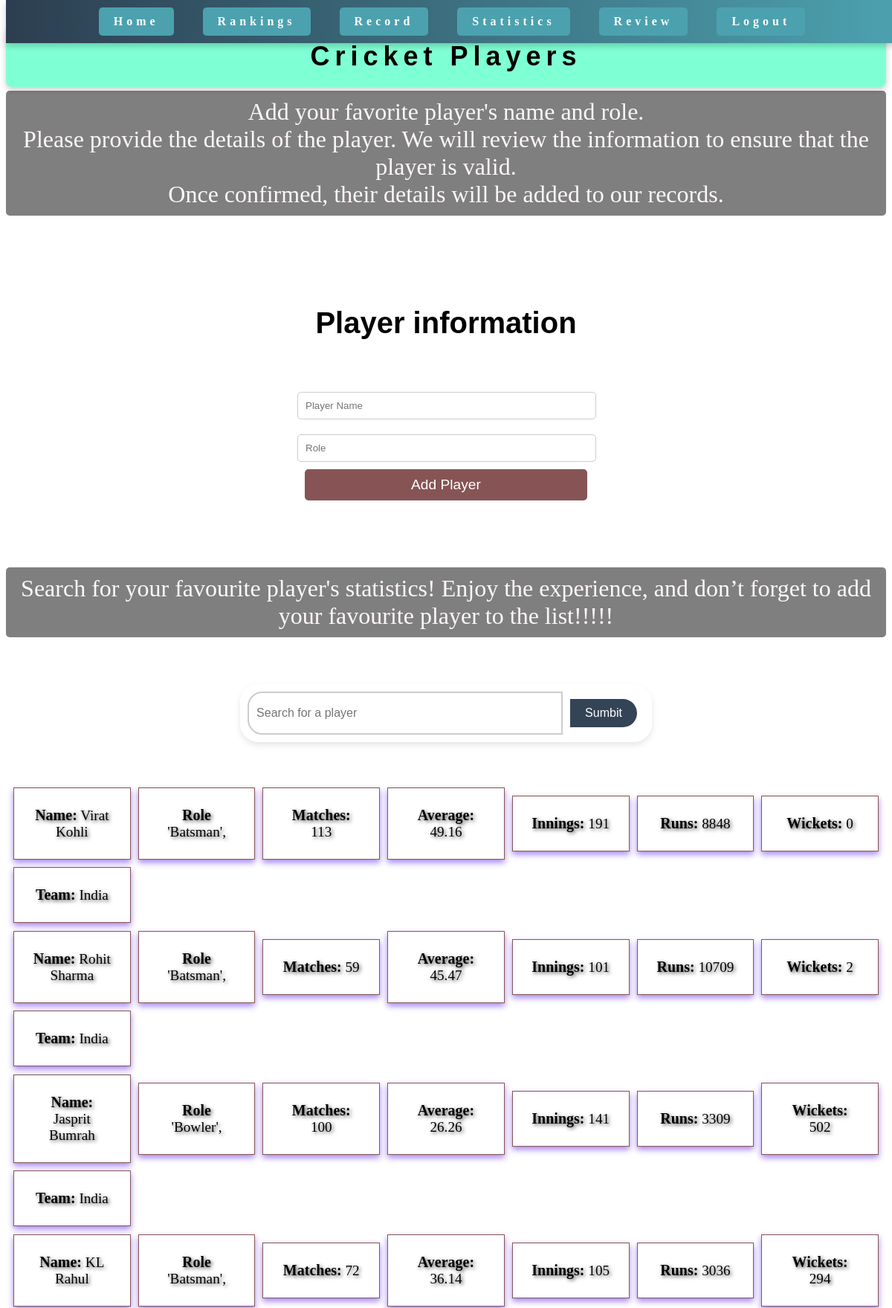
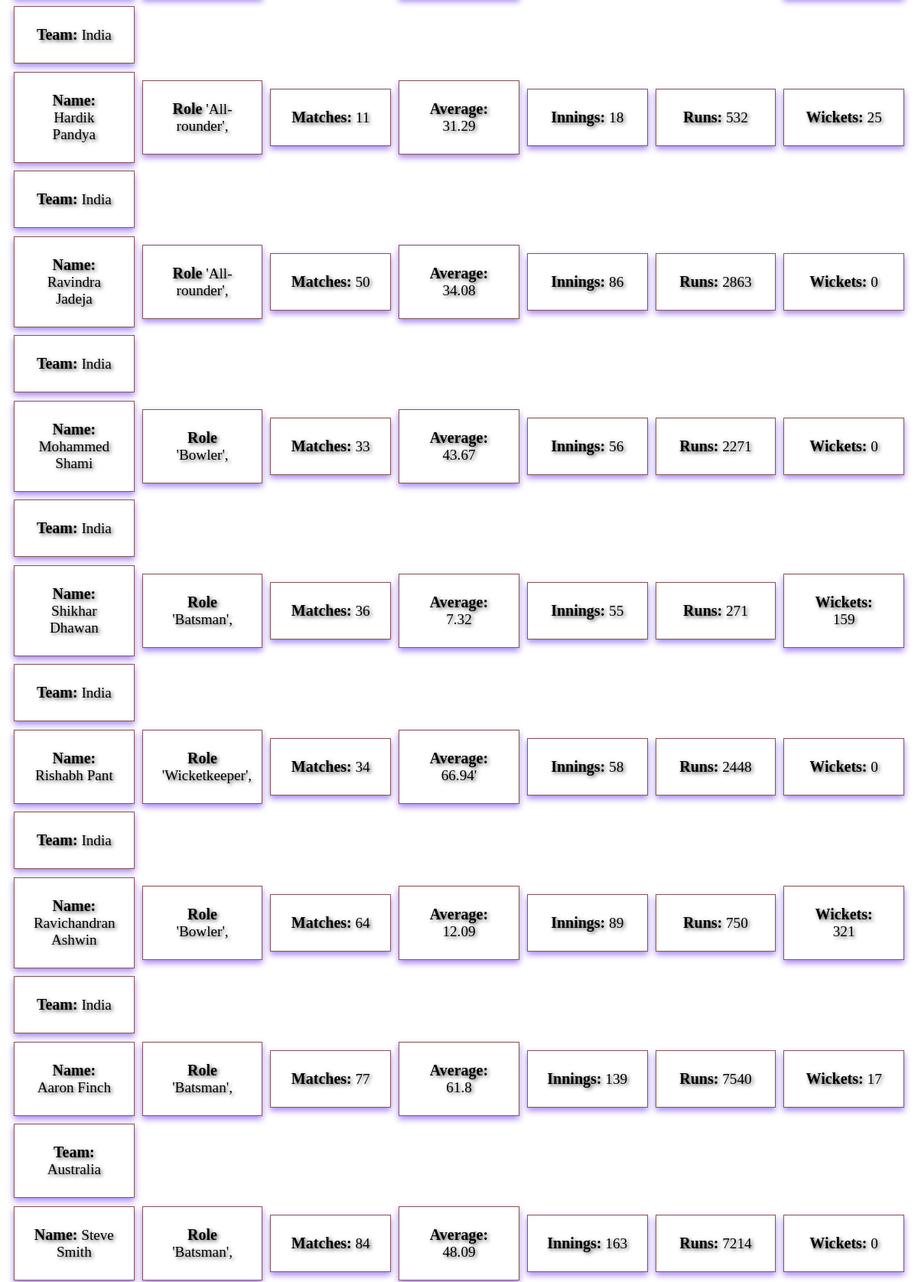
The app's page /Players (upper part) with its own data (2 pictures, top to bottom).
### tables this page shows
CREATE TABLE Matches ("Match id" INTEGER PRIMARY KEY, Playerid INTEGER REFERENCES Player (PlayerId), Matches INTEGER, Innings INTEGER, Runs INTEGER, Wickets INTEGER, Average INTEGER, Team TEXT);

CREATE TABLE Player (PlayerId INTEGER PRIMARY KEY, PlayerName TEXT UNIQUE, Role TEXT, Verified INTEGER DEFAULT 1);

### routes.py (the view)
@app.route('/Players')
def Players():
    conn = sqlite3.connect('Cricket.db.db')
    cur = conn.cursor()
    cur.execute("""
        SELECT
            Player.PlayerName,
            Player.Role,
            Matches.Matches,
            Matches.Average,
            Matches.Innings,
            Matches.Runs,
            Matches.Wickets,
            Matches.Team
        FROM
            Player
        INNER JOIN
            Matches
        ON
            Player.PlayerId = Matches.PlayerId
        WHERE
            Player.Verified = 1;  -- Only select approved players
    """)
    Crickets = cur.fetchall()  # Fetch all results
    return render_template("Players.html", Crickets=Crickets)  # Render players page

### templates/Players.html (shortened to what this page needs)
<!DOCTYPE html>
<html lang="en">
<head>
    <link rel="stylesheet" href="/static/style.css">
</head>
<nav class="Cric">
    <strong><a href="/about">Home</a></strong>
    <strong><a href="/Ranking">Rankings</a></strong>
    <strong><a href="/Record">Record</a></strong>
    <strong><a href="/Stats">Statistics</a></strong>
    <strong><a href="/Review">Review</a></strong>
    <strong><a href="/login">Logout</a></strong>
</nav>
<body class="player-body">
    <h1 class="stats1">Cricket Players</h1>
    <p class="Instruction-player">Add your favorite player's name and role.<br>
        Please provide the details of the player. We will review the information to ensure that the player is valid.<br>
        Once confirmed, their details will be added to our records.</p>
    <div class="login">
        <div class="login-box">
            <p class="playerp">Player information</p>
            <form class="Player-form" action="{{ url_for('addplayer') }}" method="post">
                <input class="form-input" type="text" name="player_name" placeholder="Player Name" required>
                <input class="form-input" type="text" name="role" placeholder="Role" required>
                <button class="form-button" type="submit">Add Player</button>
            </form>
        </div>
    </div>
<p class="Instruction-player"> Search for your favourite player's statistics!
    Enjoy the experience, and don’t forget to add your favourite player to the list!!!!!
</p>
<div class="Serach-bar">
    <form action="{{url_for('search')}}" method="GET">
        <input type="text" name="query" placeholder="Search for a player" required>
       <div class="sumbit"> <button type="submit">Sumbit</button>
</div>
    </form>
</div>
    <div class="Ranking-grid">
        {% for Cricket in Crickets %}
        <div class="Brid">
            <div class="item"><strong class="Title-column">Name:</strong> {{ Cricket[0] }}</div>
            <div class="item"><strong class="Title-column">Role</strong> {{ Cricket[1] }}</div>
            <div class="item"><strong class="Title-column">Matches:</strong> {{ Cricket[2] }}</div>
            <div class="item"><strong class="Title-column">Average:</strong> {{ Cricket[3] }}</div>
            <div class="item"><strong class="Title-column">Innings:</strong> {{ Cricket[4] }}</div>
            <div class="item"><strong class="Title-column">Runs:</strong> {{ Cricket[5] }}</div>
            <div class="item"><strong class="Title-column">Wickets:</strong> {{ Cricket[6] }}</div>
            <div class="item"><strong class="Title-column">Team:</strong> {{ Cricket[7] }}</div>
        </div>
        {% endfor %}
    </div>
</body>
</html>

### static/style.css (style rules this page uses)
.Cric { position: fixed; top: 0; width: 100%; background: linear-gradient(to right, #2c3e50, #4ca1af); padding: 10px 0; box-shadow: 0 4px 8px rgba(0, 0, 0, 0.2); text-align: center; letter-spacing: 5px; z-index: 1; }
.Cric a { display: inline-block; margin: 0 15px; padding: 10px 20px; background-color: #4ca1af; color: white; text-decoration: none; font-size: 16px; border-radius: 5px; transition: background-color 0.3s ease; }
h1 { font-size: 100px; margin: 0; color: #e74c3c; }
p { font-size: 20px; margin: 10px 0; }
a { display: inline-block; padding: 10px 20px; font-size: 18px; color: #db5151; background-color: #3498db; border-radius: 8px; }
.stats1 { position: relative; top:15px; text-align: center; font-size: 36px; padding: 20px; background-color: aquamarine; color: black; font-family: 'Trebuchet MS', 'Lucida Sans Unicode', 'Lucida Grande', 'Lucida Sans', Arial, sans-serif; margin-top: 20px; margin-bottom: 20px; letter-spacing: 7px; border-radius: 8px; box-shadow: 0 4px 8px rgba(0, 0, 0, 0.2); }
form { position: relative; display: flex; flex-direction: column; top: 20px; widows: 100%; }
.form-input { width: calc(100% - 20px); padding: 10px; margin: 10px 0; border: 1px solid #ccc; border-radius: 5px; }
.form-button { position: relative; bottom: 10px; background-color: #865454; color: white; border: none; padding: 10px 15px; border-radius: 5px; cursor: pointer; font-size: larger; transition: background-color 0.3s; }
.login { flex: 1; display: flex; justify-content: center; align-items: center; height: 100%; padding: 20px; }
.login-box { background: white; padding: 60px; border-radius: 50px; box-shadow: 0 4px 8px rgba (0,0,0,0.2); max-width: 400px; width: 100%; }
.Instruction-player { text-align: center; text-decoration: double; font-size: xx-large; color: rgb(254, 247, 247); background-color: rgba(0, 0, 0, 0.5); padding: 10px; border-radius: 5px; }
.player-body { background-image: url('https://media.gettyimages.com/id/1776075350/photo/kolkata-india-spectators-react-in-the-crowd-during-the-icc-mens-cricket-world-cup-india-2023.jpg?s=612x612&w=0&k=20&c=mbm9NJZsFf4FIyx7It7l2o2jEI_nsX-TNoHFJC60YiQ='); background-repeat: no-repeat; background-size: cover; background-position: center; background-attachment: fixed; position: relative; }
.playerp { font-family: Arial, "Helvetica Neue", Helvetica, sans-serif; font-size: 40px; font-weight: bolder; text-align: center; }
.Title-column { font-size: 20px; color: rgb(0, 0, 0); }
.Serach-bar { display: flex; justify-content: center; align-items: center; height: 100px; margin-top: 20px; }
.Serach-bar form { display: flex; flex-direction: row; background: rgba(255, 255, 255, 0.8); padding: 10px; border-radius: 25px; box-shadow: 0 4px 8px rgba(0, 0, 0, 0.1); }
.Serach-bar input[type="text"] { padding: 10px; border: 2px solid #ccc; border-radius: 20px 0 0 20px; width: 400px; font-size: 16px; outline: none; }
.sumbit button[type="submit"] { position: static; padding: 10px 20px; border: none; background-color: #334456; color: white; cursor: pointer; border-radius: 0 20px 20px 0; font-size: 16px; }
p { margin-bottom: 1em; }
a { color: #0e1012; text-decoration: underline; }
.Ranking-grid { display: flex; flex-direction: column; gap:11px; padding: 10px; margin-top: 60px; }
.Brid { display: grid; grid-template-columns: repeat(auto-fit, minmax(150px, 1fr)); gap: 10px; align-items: center; color: #ffffff; text-shadow: 2px 2px 5px rgba(0, 0, 0, 0.7); }
.item { background-color: rgba(255, 255, 255, 0.8); text-align: center; padding: 25px; border: 1px solid #865454; font-size: larger; box-shadow: 0 4px 8px rgb(165, 133, 241); color: #000; }
button { padding: 60px 90px; border: none; border-radius: 5px; background-color: #007bff; color: white; font-size: 20px; cursor: pointer; margin: 10px; position: relative; bottom: 45px; }

### records on screen
Matches: PlayerName "Virat Kohli", Role "'Batsman',", Matches "113", Average "49.16", Innings "191", Runs "8848", Wickets "0", Team "India"
Matches: PlayerName "Rohit Sharma", Role "'Batsman',", Matches "59", Average "45.47", Innings "101", Runs "10709", Wickets "2", Team "India"
Matches: PlayerName "Jasprit Bumrah", Role "'Bowler',", Matches "100", Average "26.26", Innings "141", Runs "3309", Wickets "502", Team "India"
Matches: PlayerName "KL Rahul", Role "'Batsman',", Matches "72", Average "36.14", Innings "105", Runs "3036", Wickets "294", Team "India"
Matches: PlayerName "Hardik Pandya", Role "'All-rounder',", Matches "11", Average "31.29", Innings "18", Runs "532", Wickets "25", Team "India"
Matches: PlayerName "Ravindra Jadeja", Role "'All-rounder',", Matches "50", Average "34.08", Innings "86", Runs "2863", Wickets "0", Team "India"
Matches: PlayerName "Mohammed Shami", Role "'Bowler',", Matches "33", Average "43.67", Innings "56", Runs "2271", Wickets "0", Team "India"
Matches: PlayerName "Shikhar Dhawan", Role "'Batsman',", Matches "36", Average "7.32", Innings "55", Runs "271", Wickets "159", Team "India"
Matches: PlayerName "Rishabh Pant", Role "'Wicketkeeper',", Matches "34", Average "66.94'", Innings "58", Runs "2448", Wickets "0", Team "India"
Matches: PlayerName "Ravichandran Ashwin", Role "'Bowler',", Matches "64", Average "12.09", Innings "89", Runs "750", Wickets "321", Team "India"
Matches: PlayerName "Aaron Finch", Role "'Batsman',", Matches "77", Average "61.8", Innings "139", Runs "7540", Wickets "17", Team "Australia"
Matches: PlayerName "Steve Smith", Role "'Batsman',", Matches "84", Average "48.09", Innings "163", Runs "7214", Wickets "0"
